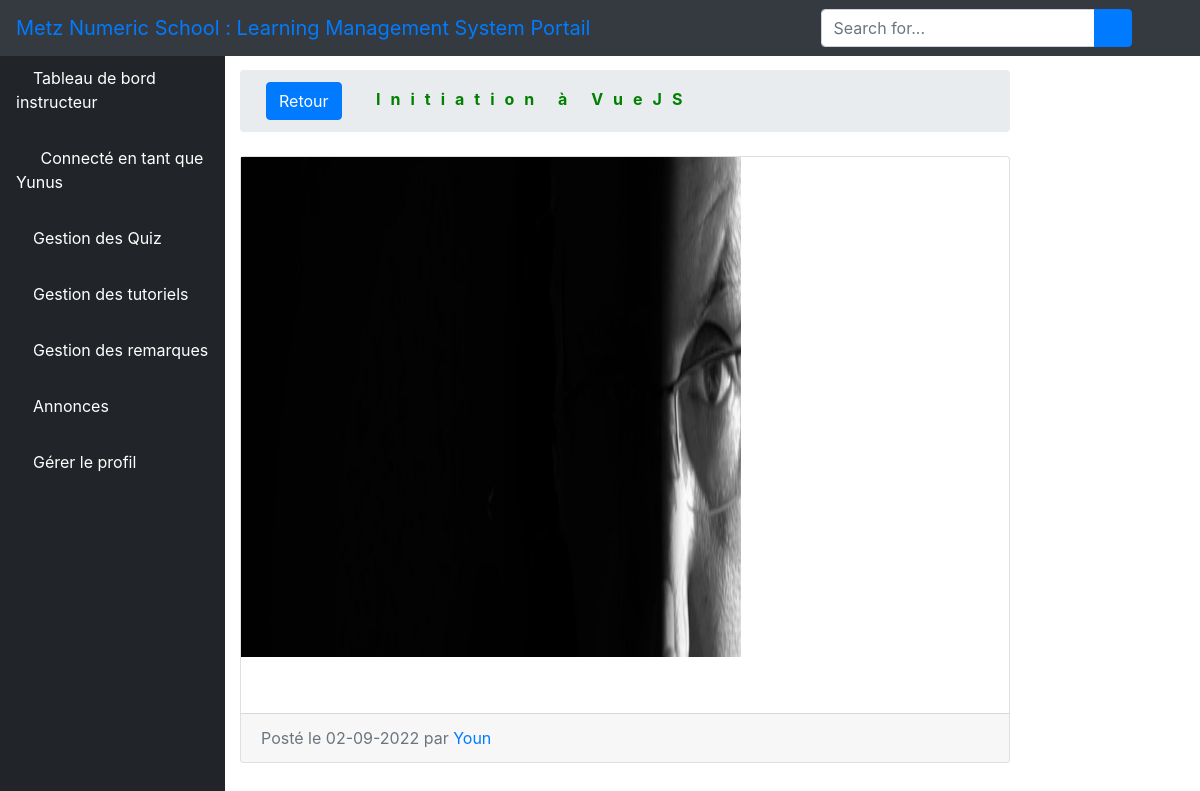
The app's page /itutorials/5/ (signed in) with its own data.
### elearn/models.py (models this page shows)
class User(AbstractUser):
    is_learner = models.BooleanField(default=False)
    is_instructor = models.BooleanField(default=False)
    is_admin = models.BooleanField(default=False)

class Tutorial(models.Model):
    title = models.CharField(max_length=50)
    content = models.TextField()
    thumb = models.ImageField(upload_to='', null=True, blank=True)
    course = models.ForeignKey(Course, on_delete=models.CASCADE, default='')
    created_at = models.DateTimeField(auto_now_add=True)
    user = models.ForeignKey(User, on_delete=models.CASCADE)
    video = EmbedVideoField(blank=True, null=True)

### elearn/views.py (the view)
# urls.py: path('itutorials/<int:pk>/', views.ITutorialDetail.as_view(),
class ITutorialDetail(LoginRequiredMixin, DetailView):
    model = Tutorial
    template_name = 'dashboard/instructor/tutorial_detail.html'

### elearn/templates/dashboard/instructor/tutorial_detail.html (shortened to what this page needs)
{% extends 'dashboard/instructor/base.html' %}
{% load static %}
{% block body %}
    <div class="col-md-8" style="padding-top: 20px">
        <ol class="breadcrumb">
            <li class="breadcrumb-item">
                <a href="{% url 'itutorial' %}" style="padding-left: 10px">
                    <button type="submit" class="btn btn-primary">Retour</button>
                </a>
                <a href=""
                   style="color: green; font-weight: bold; letter-spacing: 10px; padding-left: 30px">{{ object.title }} </a>
            </li>
        </ol>
        <div class="card mb-4">
            {% if object.thumb %}
                <img src="{{ object.thumb.url }}" alt="{{ object.title }}" style="width:500px; height:500px">
            {% else %}
                <p></p>
            {% endif %}
            <div class="card-body">
            </div>
            <div class="card-footer text-muted">
                Posté le {{ object.created_at }} par
                <a href="#">{{ object.user.username }}</a>
            </div>
        </div>
    </div>
{% endblock %}

### elearn/templates/dashboard/instructor/base.html (shortened to what this page needs)
<!DOCTYPE html>
<html lang="en">
<head>
    {% load static %}
    <link href="{% static 'vendor/fontawesome-free/css/all.min.css' %}" rel="stylesheet" type="text/css">
    <link href="{% static 'vendor/datatables/dataTables.bootstrap4.css' %}" rel="stylesheet">
    <link href="{% static 'css/sb-admin.css' %}" rel="stylesheet">
</head>
<body id="page-top">
<nav class="navbar navbar-expand navbar-dark bg-dark fixed-top">
    <a class="navbar-brand mr-1 text-primary" href="">Metz Numeric School : Learning Management System Portail</a>
    <button class="btn btn-link btn-sm text-white order-1 order-sm-0" id="sidebarToggle" href="#">
        <i class="fas fa-bars"></i>
    </button>
    <form class="d-none d-md-inline-block form-inline ml-auto mr-0 mr-md-3 my-2 my-md-0">
        <div class="input-group">
            <input type="text" class="form-control" placeholder="Search for..." aria-label="Rechercher"
                   aria-describedby="basic-addon2">
            <div class="input-group-append">
                <button class="btn btn-primary" type="button">
                    <i class="fas fa-search"></i>
                </button>
            </div>
        </div>
    </form>
    <ul class="navbar-nav ml-auto ml-md-0">
        <li class="nav-item dropdown no-arrow">
            <a class="nav-link dropdown-toggle" href="#" id="userDropdown" role="button" data-toggle="dropdown"
               aria-haspopup="true" aria-expanded="false">
                <i class="fas fa-user-circle fa-fw text-primary"></i>
            </a>
        </li>
    </ul>
</nav>
<div id="wrapper" style="padding-top: 50px;">
    <ul class="sidebar navbar-nav">
        <li class="nav-item active">
            <a class="nav-link" href="{% url 'instructor' %}">
                <i class="fa fa-home" aria-hidden="true"></i>
                <span>Tableau de bord instructeur</span>
            </a>
        </li>
        <li class="nav-item active">
            <a class="nav-link" href="">
                <i class="fas fa-user-circle fa-fw text-primary"></i>
                <span>Connecté en tant que {{ user.username }}</span>
            </a>
        </li>
        <li class="nav-item dropdown no-arrow">
            <a class="nav-link dropdown-toggle" data-toggle="dropdown" aria-haspopup="true" aria-expanded="false"
               href="">
                <i class="fa fa-th-list" aria-hidden="true"></i>
                <span style="color: white">Gestion des Quiz</span>
            </a>
        </li>
        <li class="nav-item dropdown no-arrow">
            <a class="nav-link dropdown-toggle" data-toggle="dropdown" aria-haspopup="true" aria-expanded="false"
               href="">
                <i class="fas fa-book-reader" aria-hidden="true"></i>
                <span style="color: white">Gestion des tutoriels</span>
            </a>
        </li>
        <li class="nav-item">
            <a class="nav-link" href="{% url 'lnotes' %}">
                <i class="fas fa-pen" aria-hidden="true"></i>
                <span style="color: white">Gestion des remarques</span>
            </a>
        </li>
        <li class="nav-item dropdown no-arrow">
            <a class="nav-link dropdown-toggle" data-toggle="dropdown" aria-haspopup="true" aria-expanded="false"
               href="">
                <i class="fas fa-bell"></i>
                <span style="color: white">Annonces</span>
            </a>
        </li>
        <li class="nav-item dropdown no-arrow">
            <a class="nav-link dropdown-toggle" data-toggle="dropdown" aria-haspopup="true" aria-expanded="false"
               href="">
                <i class="fas fa-user text-default"></i>
                <span style="color: white">Gérer le profil</span>
            </a>
        </li>
    </ul>
    {% block body %}{% endblock %}
</div>

### records on screen
User: username "Yunus"
Tutorial: title "Initiation à VueJS", thumb (picture), created_at "02-09-2022", user.username "Youn"
